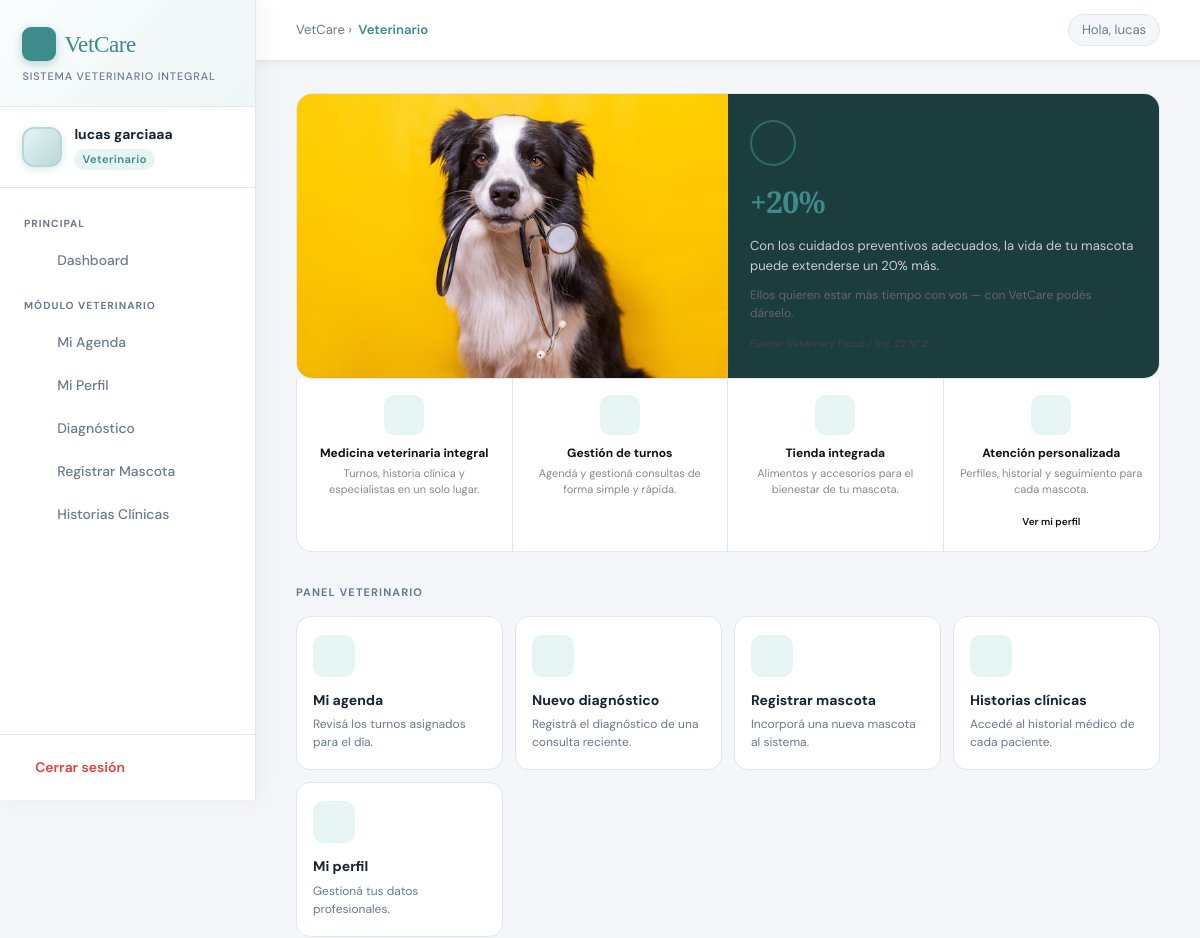
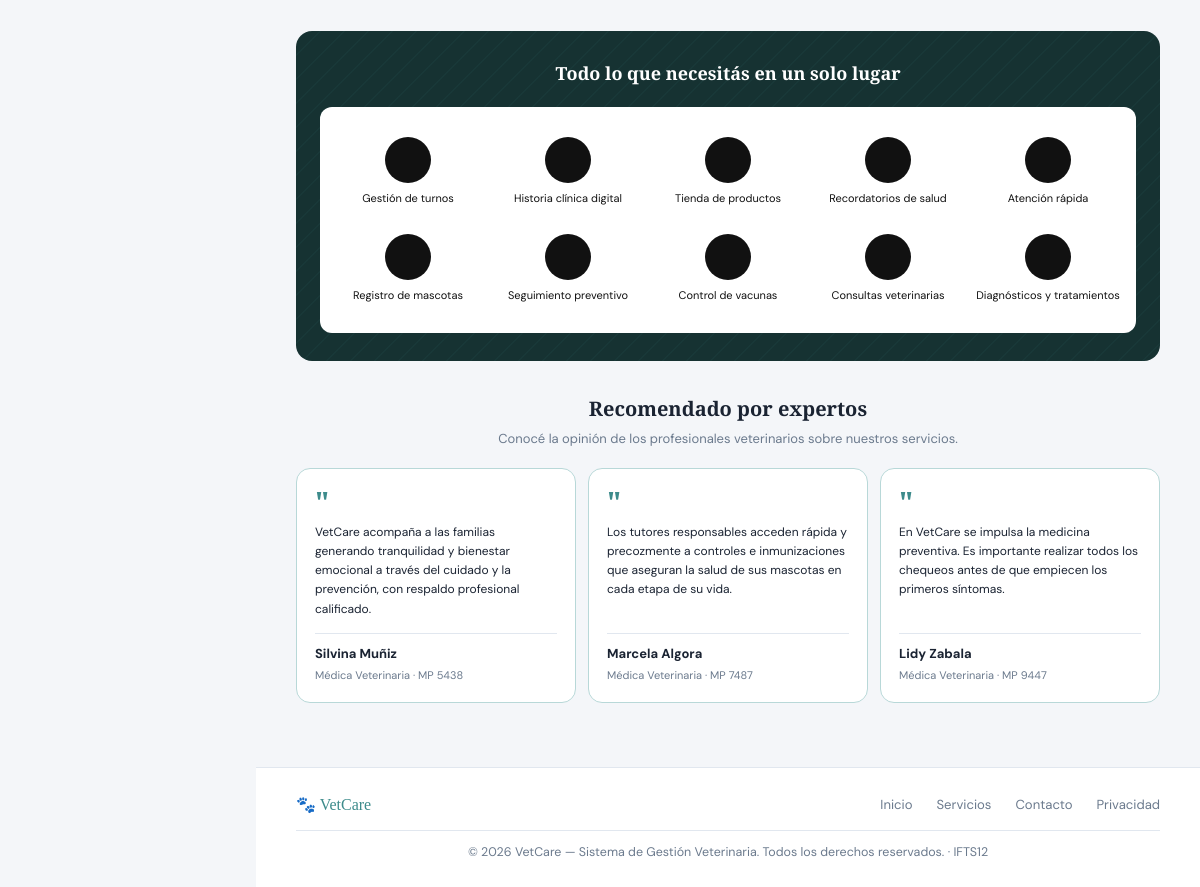
The page /dashboard (signed in) on the database its author committed (2 pictures, top to bottom).
### app/models/usuario.py (models this page shows, shortened)
class Usuario(db.Model, UserMixin):
    id = db.Column(db.Integer, primary_key=True)
    nombre = db.Column(db.String(100), nullable=False)
    apellido = db.Column(db.String(100), nullable=False)
    dni = db.Column(db.String(20), unique=True, nullable=False)
    telefono = db.Column(db.String(20), nullable=False)
    correo = db.Column(db.String(150), unique=True, nullable=False)
    password_hash = db.Column(db.String(200), nullable=False)
    rol = db.Column(db.String(20), nullable=False)
    activo = db.Column(db.Boolean, default=True)

### app/routes/auth.py (the view)
@auth.route('/dashboard')
@login_required
def dashboard():
    return render_template('dashboard.html')

### app/models/usuario.py (called while the page is built)
@login_manager.user_loader
def load_user(user_id):
    return Usuario.query.get(int(user_id))

### app/templates/dashboard.html (shortened to what this page needs)
{% extends 'base.html' %}
{% block content %}
<div class="db-wrap">
    <div class="db-hero reveal">
        <div class="db-hero-img">
        </div>
        <div class="db-hero-stat">
            <div class="db-stat-ring">
            </div>
            <div class="db-stat-big">+20%</div>
            <p class="db-stat-text">Con los cuidados preventivos adecuados, la vida de tu mascota puede extenderse un 20% más.</p>
            <p class="db-stat-sub">Ellos quieren estar más tiempo con vos — con VetCare podés dárselo.</p>
            <p class="db-stat-src">Fuente: Veterinary Focus / Vol. 22 N° 2.</p>
        </div>
    </div>
    <div class="db-feats reveal">
        <div class="db-feat">
            <div class="db-feat-icon-wrap">
            </div>
            <p class="db-feat-title">Medicina veterinaria integral</p>
            <p class="db-feat-desc">Turnos, historia clínica y especialistas en un solo lugar.</p>
        </div>
        <div class="db-feat">
            <div class="db-feat-icon-wrap">
            </div>
            <p class="db-feat-title">Gestión de turnos</p>
            <p class="db-feat-desc">Agendá y gestioná consultas de forma simple y rápida.</p>
        </div>
        <div class="db-feat">
            <div class="db-feat-icon-wrap">
            </div>
            <p class="db-feat-title">Tienda integrada</p>
            <p class="db-feat-desc">Alimentos y accesorios para el bienestar de tu mascota.</p>
        </div>
        <div class="db-feat">
            <div class="db-feat-icon-wrap">
            </div>
            <p class="db-feat-title">Atención personalizada</p>
            <p class="db-feat-desc">Perfiles, historial y seguimiento para cada mascota.</p>
            {% if current_user.rol == 'dueno' %}
            <a href="{{ url_for('auth.perfil_dueno') }}" class="db-feat-btn">Ver mi perfil</a>
            {% elif current_user.rol == 'veterinario' %}
            <a href="{{ url_for('veterinario.perfil') }}" class="db-feat-btn">Ver mi perfil</a>
            {% endif %}
        </div>
    </div>
    <div class="db-section reveal">
        <p class="db-section-label">
            {% if current_user.rol == 'dueno' %}Mis accesos
            {% elif current_user.rol == 'veterinario' %}Panel veterinario
            {% else %}Administración{% endif %}
        </p>
        <div class="db-cards-grid">
            {% if current_user.rol == 'dueno' %}
                <a href="{{ url_for('turnos.agendar_turno') }}" class="db-card">
                    <div class="db-card-icon"><i class="ti ti-calendar-plus"></i></div>
                    <p class="db-card-title">Sacar turno</p>
                    <p class="db-card-desc">Agendá una consulta con un veterinario disponible.</p>
                </a>
                <a href="{{ url_for('turnos.listar_turnos') }}" class="db-card">
                    <div class="db-card-icon"><i class="ti ti-list-details"></i></div>
                    <p class="db-card-title">Mis turnos</p>
                    <p class="db-card-desc">Revisá el estado de tus consultas programadas.</p>
                </a>
                <a href="{{ url_for('auth.perfil_dueno') }}" class="db-card">
                    <div class="db-card-icon"><i class="ti ti-user-circle"></i></div>
                    <p class="db-card-title">Mi perfil</p>
                    <p class="db-card-desc">Actualizá tus datos personales y de contacto.</p>
                </a>
                <a href="{{ url_for('tienda.catalogo') }}" class="db-card">
                    <div class="db-card-icon"><i class="ti ti-shopping-bag"></i></div>
                    <p class="db-card-title">Tienda</p>
                    <p class="db-card-desc">Explorá productos y accesorios para tu mascota.</p>
                </a>
                <a href="{{ url_for('tienda.historial_compras') }}" class="db-card">
                    <div class="db-card-icon"><i class="ti ti-receipt"></i></div>
                    <p class="db-card-title">Mis compras</p>
                    <p class="db-card-desc">Revisá el historial de tus pedidos anteriores.</p>
                </a>
            {% elif current_user.rol == 'veterinario' %}
                <a href="{{ url_for('veterinario.agenda') }}" class="db-card">
                    <div class="db-card-icon"></div>
                    <p class="db-card-title">Mi agenda</p>
                    <p class="db-card-desc">Revisá los turnos asignados para el día.</p>
                </a>
                <a href="{{ url_for('veterinario.nuevo_diagnostico') }}" class="db-card">
                    <div class="db-card-icon"></div>
                    <p class="db-card-title">Nuevo diagnóstico</p>
                    <p class="db-card-desc">Registrá el diagnóstico de una consulta reciente.</p>
                </a>
                <a href="{{ url_for('veterinario.registrar_mascota') }}" class="db-card">
                    <div class="db-card-icon"></div>
                    <p class="db-card-title">Registrar mascota</p>
                    <p class="db-card-desc">Incorporá una nueva mascota al sistema.</p>
                </a>
                <a href="{{ url_for('mascotas.listar') }}" class="db-card">
                    <div class="db-card-icon"></div>
                    <p class="db-card-title">Historias clínicas</p>
                    <p class="db-card-desc">Accedé al historial médico de cada paciente.</p>
                </a>
                <a href="{{ url_for('veterinario.perfil') }}" class="db-card">
                    <div class="db-card-icon"></div>
                    <p class="db-card-title">Mi perfil</p>
                    <p class="db-card-desc">Gestioná tus datos profesionales.</p>
                </a>
            {% endif %}
        </div>
    </div>
    <div class="db-dark reveal">
        <p class="db-dark-title">Todo lo que necesitás en un solo lugar</p>
        <div class="db-dark-card">
            <div class="db-svc-grid">
                <div class="db-svc">
                    <div class="db-svc-icon"></div>
                    <p class="db-svc-label">Gestión de turnos</p>
                </div>
                <div class="db-svc">
                    <div class="db-svc-icon"></div>
                    <p class="db-svc-label">Historia clínica digital</p>
                </div>
                <div class="db-svc">
                    <div class="db-svc-icon"></div>
                    <p class="db-svc-label">Tienda de productos</p>
                </div>
                <div class="db-svc">
                    <div class="db-svc-icon"></div>
                    <p class="db-svc-label">Recordatorios de salud</p>
                </div>
                <div class="db-svc">
                    <div class="db-svc-icon"></div>
                    <p class="db-svc-label">Atención rápida</p>
                </div>
                <div class="db-svc">
                    <div class="db-svc-icon"></div>
                    <p class="db-svc-label">Registro de mascotas</p>
                </div>
                <div class="db-svc">
                    <div class="db-svc-icon"></div>
                    <p class="db-svc-label">Seguimiento preventivo</p>
                </div>
                <div class="db-svc">
                    <div class="db-svc-icon"></div>
                    <p class="db-svc-label">Control de vacunas</p>
                </div>
                <div class="db-svc">
                    <div class="db-svc-icon"></div>
                    <p class="db-svc-label">Consultas veterinarias</p>
                </div>
                <div class="db-svc">
                    <div class="db-svc-icon"></div>
                    <p class="db-svc-label">Diagnósticos y tratamientos</p>
                </div>
            </div>
        </div>
    </div>
    <div class="db-tests reveal">
        <p class="db-tests-title">Recomendado por expertos</p>
        <p class="db-tests-sub">Conocé la opinión de los profesionales veterinarios sobre nuestros servicios.</p>
        <div class="db-tgrid">
            <div class="db-tcard">
                <div class="db-tquote">"</div>
                <p class="db-ttext">VetCare acompaña a las familias generando tranquilidad y bienestar emocional a través del cuidado y la prevención, con respaldo profesional calificado.</p>
                <hr class="db-tsep">
                <p class="db-tname">Silvina Muñiz</p>
                <p class="db-trole">Médica Veterinaria · MP 5438</p>
            </div>
            <div class="db-tcard">
                <div class="db-tquote">"</div>
                <p class="db-ttext">Los tutores responsables acceden rápida y precozmente a controles e inmunizaciones que aseguran la salud de sus mascotas en cada etapa de su vida.</p>
                <hr class="db-tsep">
                <p class="db-tname">Marcela Algora</p>
                <p class="db-trole">Médica Veterinaria · MP 7487</p>
            </div>
            <div class="db-tcard">
                <div class="db-tquote">"</div>
                <p class="db-ttext">En VetCare se impulsa la medicina preventiva. Es importante realizar todos los chequeos antes de que empiecen los primeros síntomas.</p>
                <hr class="db-tsep">
                <p class="db-tname">Lidy Zabala</p>
                <p class="db-trole">Médica Veterinaria · MP 9447</p>
            </div>
        </div>
    </div>
</div>
{% endblock %}

### app/templates/base.html (shortened to what this page needs)
<!DOCTYPE html>
<html lang="es">
<head>
    <link rel="stylesheet" href="https://cdn.jsdelivr.net/npm/@tabler/icons-webfont@latest/tabler-icons.min.css">
</head>
<body>
{% if current_user.is_authenticated %}
<aside class="sidebar">
    <div class="sidebar-logo">
        <div class="brand">
            <div class="brand-icon"></div>
            VetCare
        </div>
        <div class="tagline">Sistema Veterinario Integral</div>
    </div>
    <div class="sidebar-user">
        <div class="user-avatar">
        </div>
        <div class="user-info">
            <div class="user-name">{{ current_user.nombre }} {{ current_user.apellido }}</div>
            <div class="user-role">{{ current_user.rol }}</div>
        </div>
    </div>
    <nav class="sidebar-nav">
        <div class="nav-section-label">Principal</div>
        <a href="{{ url_for('auth.dashboard') }}" class="nav-link">
            <span class="icon"></span> Dashboard
        </a>
        {% if current_user.rol == 'veterinario' %}
            <div class="nav-section-label">Módulo Veterinario</div>
            <a href="{{ url_for('veterinario.agenda') }}" class="nav-link">
                <span class="icon"></span> Mi Agenda
            </a>
            <a href="{{ url_for('veterinario.perfil') }}" class="nav-link">
                <span class="icon"></span> Mi Perfil
            </a>
            <a href="{{ url_for('veterinario.nuevo_diagnostico') }}" class="nav-link">
                <span class="icon"></span> Diagnóstico
            </a>
            <a href="{{ url_for('veterinario.registrar_mascota') }}" class="nav-link">
                <span class="icon"></span> Registrar Mascota
            </a>
            <a href="{{ url_for('mascotas.listar') }}" class="nav-link">
                <span class="icon"></span> Historias Clínicas
            </a>
        {% endif %}
    </nav>
    <div class="sidebar-footer">
        <a href="{{ url_for('auth.logout') }}" class="logout-btn">
            <span class="icon"></span> Cerrar sesión
        </a>
    </div>
</aside>
<div class="main-wrapper">
    <div class="inner-topbar">
        <div class="breadcrumb">
            VetCare &rsaquo; <span>{{ current_user.rol | capitalize }}</span>
        </div>
        <div class="top-right">
            <div class="greeting-chip">Hola, {{ current_user.nombre }}</div>
        </div>
    </div>
    <div class="main-content">
        {% block content %}{% endblock %}
    </div>
    <footer class="site-footer">
        <div class="footer-inner">
            <div class="footer-brand">🐾 VetCare</div>
            <div class="footer-links">
                <a href="#">Inicio</a>
                <a href="#">Servicios</a>
                <a href="#">Contacto</a>
                <a href="#">Privacidad</a>
            </div>
        </div>
        <div class="footer-copy">
            © 2026 VetCare — Sistema de Gestión Veterinaria. Todos los derechos reservados. · IFTS12
        </div>
    </footer>
</div>
{% endif %}
</body>
</html>

### rows shown on the page
Usuario: nombre "lucas", apellido "garciaaa", rol "Veterinario"
